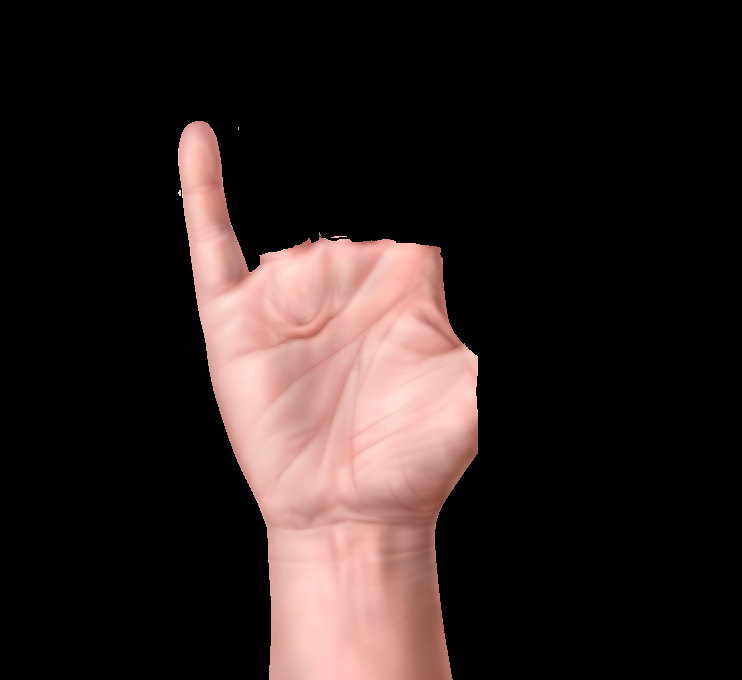
%> input picture Digital Image Processing Lab/lab Final Exam/LAb 06/Codes/f1.png, 742 x 680 px
$ octave test3.m   (GNU Octave 9; MATLAB toolbox functions it lacks are replaced by stand-ins)
%> lines starting %> are read from the running program, lines starting %| are printed output that depends on the picture; in (x1, y1, x2, y2) boxes, pixels count from 0 and x2, y2 are one past the last pixel; in counts of white or black regions, pixels touching at a corner belong together; the program's own positions count from 1
filenames = {'f1.png', 'f2.png', 'f3.png', 'f4.png', 'f5.png'};

figurePosition = [100, 100, 1200, 900];
figure('Name', 'Output', 'Position', figurePosition);
numImages = numel(filenames);

for i = 1:numImages
    image = imread(filenames{i});
%> image is the input picture: size 680x742x3 uint8; mean R, G, B 44.8, 33.7, 32


    subplot(5, 6, (i-1)*6 + 1);
    imshow(image);
    title('Original');

    gray = rgb2gray(image);
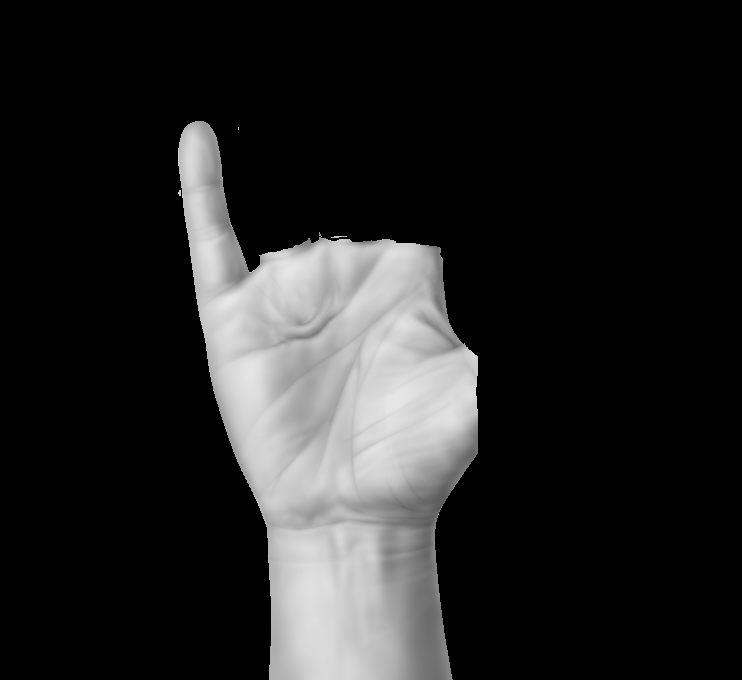
%> gray: size 680x742 uint8; min 0, max 232, mean 36.8
    IR = imresize(gray, [50, 50]);
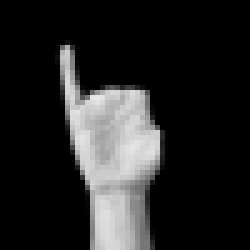
%> IR: size 50x50 uint8 (shown 5 times larger); min 0, max 231, mean 37
    ImBin = imbinarize(IR);
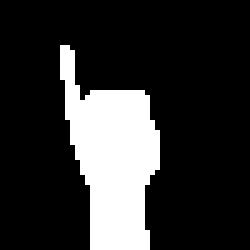
%> ImBin: size 50x50 logical (shown 5 times larger); 19.3% white; 1 white region, box (x1, y1, x2, y2) and area: (12, 9, 32, 50) 482
    subplot(5, 6, (i-1)*6 + 2);
    imshow(ImBin);
    title('Binary');

    St = strel('disk', 5);
    palm = imdilate(imerode(ImBin, St), St);
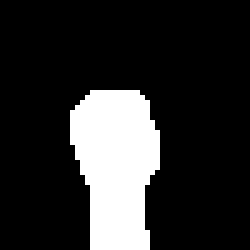
%> palm: size 50x50 logical (shown 5 times larger); 17.7% white; 1 white region, box (x1, y1, x2, y2) and area: (14, 18, 32, 50) 442

    subplot(5, 6, (i-1)*6 + 3);
    imshow(palm);
    title('Palm');

    finger_noisy = ImBin - palm;
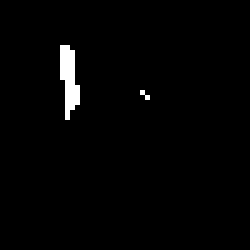
%> finger_noisy: size 50x50 double (shown 5 times larger); values 0 (black) and 1 (white), 1.6% white; 2 white regions (1 under 20 px), largest, box (x1, y1, x2, y2) and area: (12, 9, 16, 24) 38
    subplot(5, 6, (i-1)*6 + 4);
    imshow(finger_noisy);
    title('Finger (Noisy)');

    finger_noiseless = bwareaopen(finger_noisy, 5);
%> finger_noiseless: size 50x50 logical; 1.5% white; 1 white region, box (x1, y1, x2, y2) and area: (12, 9, 16, 24) 38
    subplot(5, 6, (i-1)*6 + 5);
    imshow(finger_noiseless);
    title('Finger (Noiseless)');


    num_fingers = max(bwlabel(finger_noiseless));
%> num_fingers = 50 values, max 1 at index 13, min 0 at index 1, mean 0.08
    final = max(num_fingers(:));
%> final = 1
    pos = [15 15];
    blank_img = ones(50,50);
    blank_img(:,:) = 1;
    fig_num = insertText(blank_img,pos,final,'BoxColor','white');
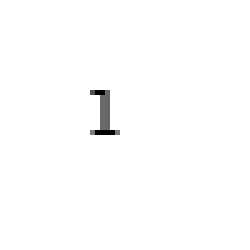
%> fig_num: size 50x50x3 double (shown 5 times larger); min 0, max 1, mean 0.993
    subplot(5, 6, (i-1)*6 + 6);
    imshow(fig_num);
    title('Number of finger');

end
%> pass 2 of the loop `for i = 1:numImages`:
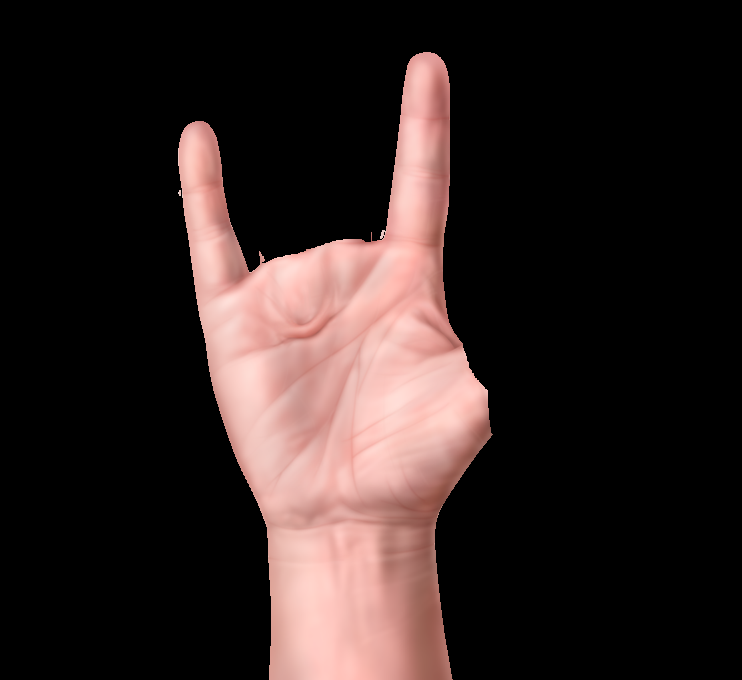
%> input picture Digital Image Processing Lab/lab Final Exam/LAb 06/Codes/f2.png, 742 x 680 px
%> image is the input picture: size 680x742x3 uint8; mean R, G, B 49.1, 36.7, 35
%> `ImBin = imbinarize(IR);`:
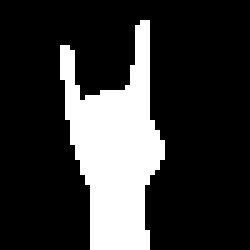
%> ImBin: size 50x50 logical (shown 5 times larger); 21.3% white; 1 white region, box (x1, y1, x2, y2) and area: (12, 4, 33, 50) 532
%> palm: size 50x50 logical; 17.6% white; 1 white region, box (x1, y1, x2, y2) and area: (14, 18, 32, 50) 440
%> finger_noisy: size 50x50 double; values 0 (black) and 1 (white), 3.7% white; 3 white regions (1 under 20 px), largest, box (x1, y1, x2, y2) and area: (25, 4, 30, 20) 50, (12, 9, 16, 24) 38
%> num_fingers = 50 values, max 2 at index 26, min 0 at index 1, mean 0.28
%> final = 2
%> `fig_num = insertText(blank_img,pos,final,'BoxColor','white');`:
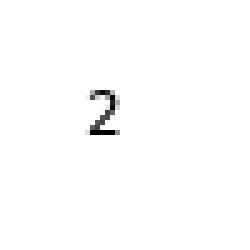
%> fig_num: size 50x50x3 double (shown 5 times larger); min 0, max 1, mean 0.992
%> pass 3 of the loop `for i = 1:numImages`:
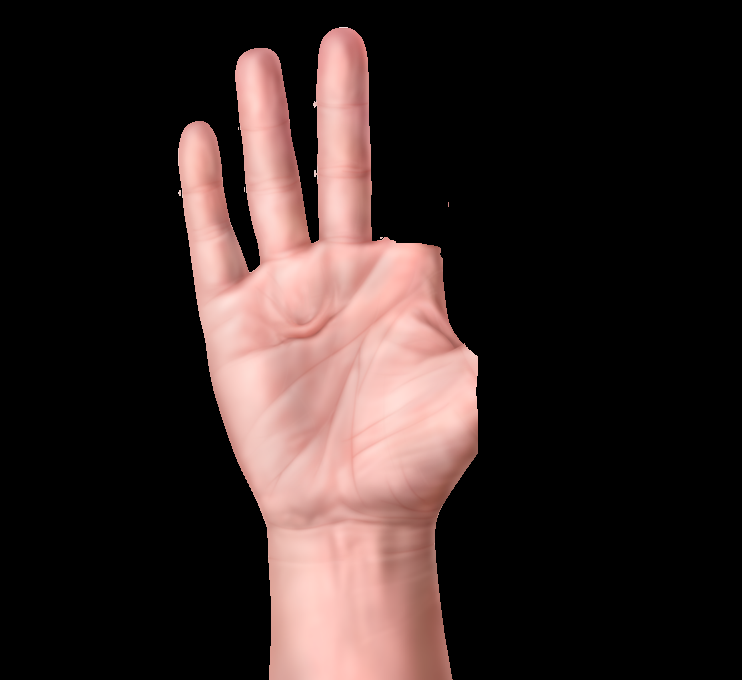
%> input picture Digital Image Processing Lab/lab Final Exam/LAb 06/Codes/f3.png, 742 x 680 px
%> image is the input picture: size 680x742x3 uint8; mean R, G, B 54.1, 40.4, 38.5
%> `ImBin = imbinarize(IR);`:
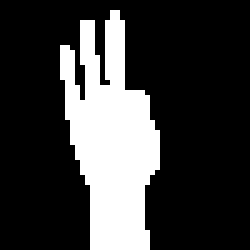
%> ImBin: size 50x50 logical (shown 5 times larger); 23.5% white; 1 white region, box (x1, y1, x2, y2) and area: (12, 2, 32, 50) 587
%> palm: size 50x50 logical; 17.9% white; 1 white region, box (x1, y1, x2, y2) and area: (14, 17, 32, 50) 448
%> finger_noisy: size 50x50 double; values 0 (black) and 1 (white), 5.6% white; 4 white regions (1 under 20 px), largest, box (x1, y1, x2, y2) and area: (21, 2, 25, 17) 55, (16, 4, 20, 19) 44, (12, 9, 16, 24) 38
%> num_fingers = 50 values, max 3 at index 22, min 0 at index 1, mean 0.48
%> final = 3
%> `fig_num = insertText(blank_img,pos,final,'BoxColor','white');`:
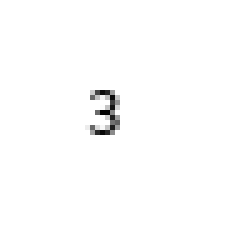
%> fig_num: size 50x50x3 double (shown 5 times larger); min 0, max 1, mean 0.992; mean of the top-left, top-right, bottom-left and bottom-right quarters 0.978, 1, 0.991, 1
%> the loop made 5 passes; the first 3 are shown
